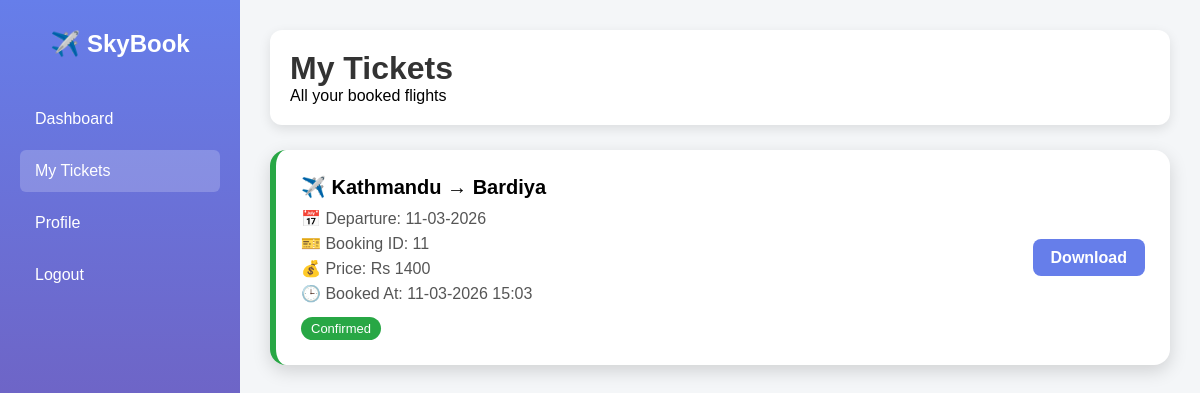
The page /client/bookings.php (signed in) on the database its author committed.
### tables this page shows
CREATE TABLE `bookings` (
  `booking_id` int(11) NOT NULL,
  `username` varchar(50) NOT NULL,
  `route_id` int(11) NOT NULL,
  `booked_at` timestamp NOT NULL DEFAULT current_timestamp()
);

CREATE TABLE `routes` (
  `route_id` int(11) NOT NULL,
  `source` varchar(50) NOT NULL,
  `destination` varchar(50) NOT NULL,
  `departure_date` date NOT NULL,
  `total_seats` int(11) NOT NULL,
  `seats_left` int(11) NOT NULL,
  `price` int(11) NOT NULL
);

### client/bookings.php (the view, shortened to what this page needs)
<?php
include "db_client.php";
$username = $_SESSION['username'];
$sql = "
SELECT
    b.booking_id,
    b.booked_at,
    r.source,
    r.destination,
    r.departure_date,
    r.price
FROM bookings b
JOIN routes r ON b.route_id = r.route_id
WHERE b.username = '$username'
ORDER BY b.booked_at DESC
";
$result = $conn->query($sql);
?>
<!DOCTYPE html>
<html>
<head>
</head>
<body>
<div class="sidebar">
    <h2>✈️ SkyBook</h2>
    <a href="dashboard.php">Dashboard</a>
    <a href="bookings.php" class="active">My Tickets</a>
    <a href="profile.php">Profile</a>
    <a href="logout.php">Logout</a>
</div>
<div class="main">
    <div class="header">
        <h1>My Tickets</h1>
        <p>All your booked flights</p>
    </div>
    <div class="tickets">
        <?php
        if ($result->num_rows > 0) {
            while ($row = $result->fetch_assoc()) {
        ?>
        <div class="ticket">
            <div class="left">
                <div class="route">
                    ✈️ <?php echo $row['source']." → ".$row['destination']; ?>
                </div>
                <div class="info">📅 Departure: <?php echo date("d-m-Y", strtotime($row['departure_date'])); ?></div>
                <div class="info">🎫 Booking ID: <?php echo $row['booking_id']; ?></div>
                <div class="info">💰 Price: Rs <?php echo $row['price']; ?></div>
                <div class="info">🕒 Booked At: <?php echo date("d-m-Y H:i", strtotime($row['booked_at'])); ?></div>
                <span class="badge">Confirmed</span>
            </div>
            <div class="right">
                <a href="download_pdf.php?booking_id=<?php echo $row['booking_id']; ?>" class="download-btn">Download</a>
            </div>
        </div>
        <?php
            }
        } else {
            echo "<div class='empty'>You haven’t booked any tickets yet.</div>";
        }
        ?> </div>
</div>
</body>
</html>

### client/bookings.php (style rules this page uses)
* { margin: 0; padding: 0; box-sizing: border-box; font-family: Arial, sans-serif; }
body { background: #f4f6f8; display: flex; }
.sidebar { width: 240px; height: 100vh; background: linear-gradient(180deg, #667eea, #764ba2); color: white; padding: 30px 20px; position: fixed; }
.sidebar h2 { text-align: center; margin-bottom: 40px; }
.sidebar a { display: block; padding: 12px 15px; margin-bottom: 10px; color: white; text-decoration: none; border-radius: 6px; transition: 0.3s; }
.sidebar a:hover, .sidebar a.active { background: rgba(255,255,255,0.2); }
.main { margin-left: 240px; width: calc(100% - 240px); padding: 30px; }
.header { background: white; padding: 20px; border-radius: 12px; box-shadow: 0 4px 12px rgba(0,0,0,0.1); margin-bottom: 25px; }
.header h1 { color: #333; }
.tickets { display: flex; flex-direction: column; gap: 20px; }
.ticket { background: white; padding: 25px; border-radius: 16px; box-shadow: 0 6px 18px rgba(0,0,0,0.15); display: flex; justify-content: space-between; align-items: center; border-left: 6px solid #28a745; }
.left { width: 70%; }
.right { width: 30%; text-align: right; }
.route { font-size: 20px; font-weight: bold; margin-bottom: 10px; }
.info { color: #555; margin: 6px 0; }
.badge { display: inline-block; margin-top: 8px; padding: 4px 10px; background: #28a745; color: white; border-radius: 12px; font-size: 13px; }
.download-btn { background: #667eea; color: white; padding: 10px 18px; border-radius: 8px; text-decoration: none; font-weight: bold; transition: 0.3s; }

### rows shown on the page
bookings: route.source "Kathmandu", route.destination "Bardiya", route.departure_date "11-03-2026", booking_id "11", route.price "1400", booked_at "11-03-2026 15:03"
